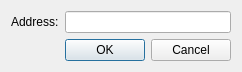
<?xml version="1.0" encoding="UTF-8"?>
<ui version="4.0">
 <class>PubKeyDialog</class>
 <widget class="QDialog" name="PubKeyDialog">
  <property name="geometry">
   <rect>
    <x>0</x>
    <y>0</y>
    <width>242</width>
    <height>71</height>
   </rect>
  </property>
  <property name="windowTitle">
   <string>Edit Alias</string>
  </property>
  <layout class="QVBoxLayout" name="verticalLayout">
   <item>
    <layout class="QFormLayout" name="formLayout">
     <property name="fieldGrowthPolicy">
      <enum>QFormLayout::AllNonFixedFieldsGrow</enum>
     </property>
     <item row="0" column="0">
      <widget class="QLabel" name="addressLabel">
       <property name="text">
        <string>Address:</string>
       </property>
       <property name="wordWrap">
        <bool>true</bool>
       </property>
      </widget>
     </item>
     <item row="0" column="1">
      <widget class="QLineEdit" name="addressEdit"/>
     </item>
    </layout>
   </item>
   <item>
    <widget class="QDialogButtonBox" name="buttonBox">
     <property name="orientation">
      <enum>Qt::Horizontal</enum>
     </property>
     <property name="standardButtons">
      <set>QDialogButtonBox::Cancel|QDialogButtonBox::Ok</set>
     </property>
    </widget>
   </item>
  </layout>
 </widget>
 <resources/>
 <connections>
  <connection>
   <sender>buttonBox</sender>
   <signal>accepted()</signal>
   <receiver>PubKeyDialog</receiver>
   <slot>accept()</slot>
   <hints>
    <hint type="sourcelabel">
     <x>248</x>
     <y>254</y>
    </hint>
    <hint type="destinationlabel">
     <x>157</x>
     <y>274</y>
    </hint>
   </hints>
  </connection>
  <connection>
   <sender>buttonBox</sender>
   <signal>rejected()</signal>
   <receiver>PubKeyDialog</receiver>
   <slot>reject()</slot>
   <hints>
    <hint type="sourcelabel">
     <x>316</x>
     <y>260</y>
    </hint>
    <hint type="destinationlabel">
     <x>286</x>
     <y>274</y>
    </hint>
   </hints>
  </connection>
 </connections>
</ui>
